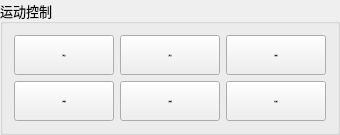
        <widget class="QGroupBox" name="groupBox_10">
         <property name="font">
          <font>
           <family>宋体</family>
           <pointsize>10</pointsize>
          </font>
         </property>
         <property name="title">
          <string>运动控制</string>
         </property>
         <layout class="QGridLayout" name="gridLayout_2">
          <item row="1" column="0">
           <widget class="QPushButton" name="Positive_Direction">
            <property name="minimumSize">
             <size>
              <width>100</width>
              <height>40</height>
             </size>
            </property>
            <property name="font">
             <font>
              <family>Arial</family>
              <pointsize>-1</pointsize>
              <bold>true</bold>
             </font>
            </property>
            <property name="text">
             <string>正向速度</string>
            </property>
           </widget>
          </item>
          <item row="0" column="1">
           <widget class="QPushButton" name="JogBackward">
            <property name="minimumSize">
             <size>
              <width>100</width>
              <height>40</height>
             </size>
            </property>
            <property name="maximumSize">
             <size>
              <width>100</width>
              <height>40</height>
             </size>
            </property>
            <property name="font">
             <font>
              <family>Arial</family>
              <pointsize>-1</pointsize>
              <bold>true</bold>
             </font>
            </property>
            <property name="text">
             <string>反向点动</string>
            </property>
           </widget>
          </item>
          <item row="0" column="0">
           <widget class="QPushButton" name="btnJogForward">
            <property name="minimumSize">
             <size>
              <width>100</width>
              <height>40</height>
             </size>
            </property>
            <property name="maximumSize">
             <size>
              <width>100</width>
              <height>40</height>
             </size>
            </property>
            <property name="font">
             <font>
              <family>Arial</family>
              <pointsize>-1</pointsize>
              <bold>true</bold>
             </font>
            </property>
            <property name="text">
             <string>正向点动</string>
            </property>
           </widget>
          </item>
          <item row="1" column="1">
           <widget class="QPushButton" name="EndLessBtn">
            <property name="minimumSize">
             <size>
              <width>100</width>
              <height>40</height>
             </size>
            </property>
            <property name="font">
             <font>
              <family>Arial</family>
              <pointsize>-1</pointsize>
              <bold>true</bold>
             </font>
            </property>
            <property name="text">
             <string>反向速度</string>
            </property>
           </widget>
          </item>
          <item row="0" column="3">
           <widget class="QPushButton" name="SinusOscillation">
            <property name="minimumSize">
             <size>
              <width>100</width>
              <height>40</height>
             </size>
            </property>
            <property name="maximumSize">
             <size>
              <width>100</width>
              <height>40</height>
             </size>
            </property>
            <property name="font">
             <font>
              <family>Arial</family>
              <pointsize>-1</pointsize>
              <bold>true</bold>
             </font>
            </property>
            <property name="text">
             <string>正弦运动</string>
            </property>
           </widget>
          </item>
          <item row="1" column="3">
           <widget class="QPushButton" name="TestBtn">
            <property name="minimumSize">
             <size>
              <width>100</width>
              <height>40</height>
             </size>
            </property>
            <property name="maximumSize">
             <size>
              <width>100</width>
              <height>40</height>
             </size>
            </property>
            <property name="font">
             <font>
              <family>Arial</family>
              <pointsize>-1</pointsize>
              <bold>true</bold>
             </font>
            </property>
            <property name="text">
             <string>往复运动</string>
            </property>
            <property name="checkable">
             <bool>true</bool>
            </property>
           </widget>
          </item>
         </layout>
        </widget>
